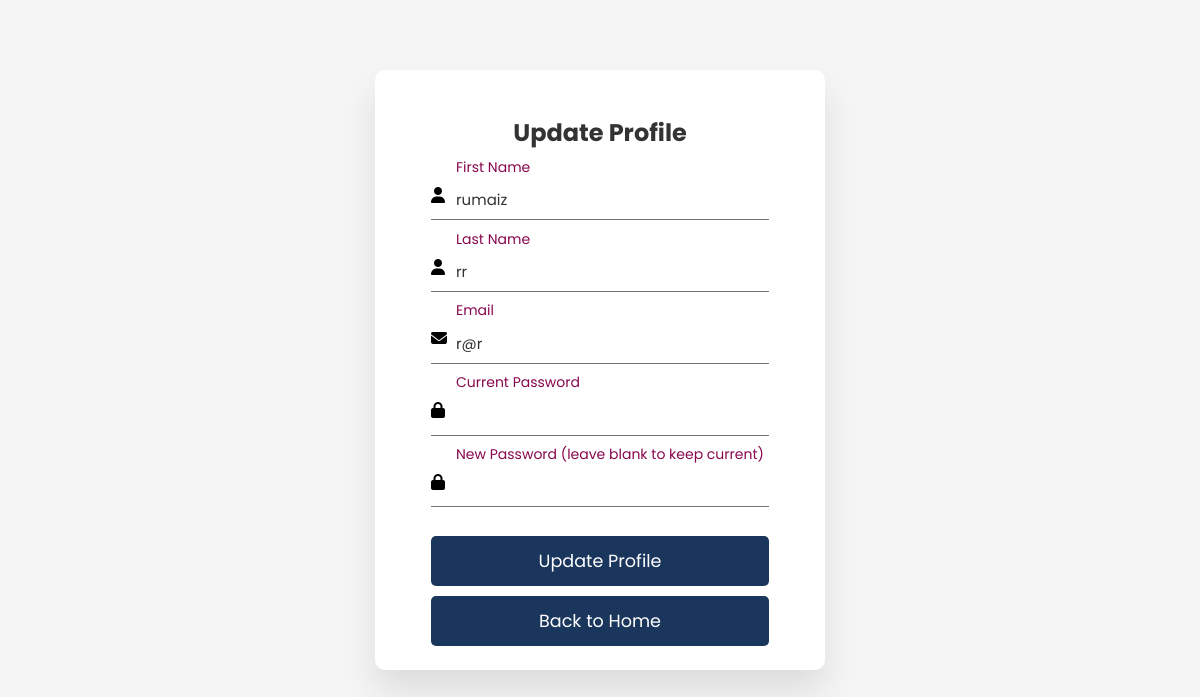
Before: /profile.php (signed in) with the older database file.
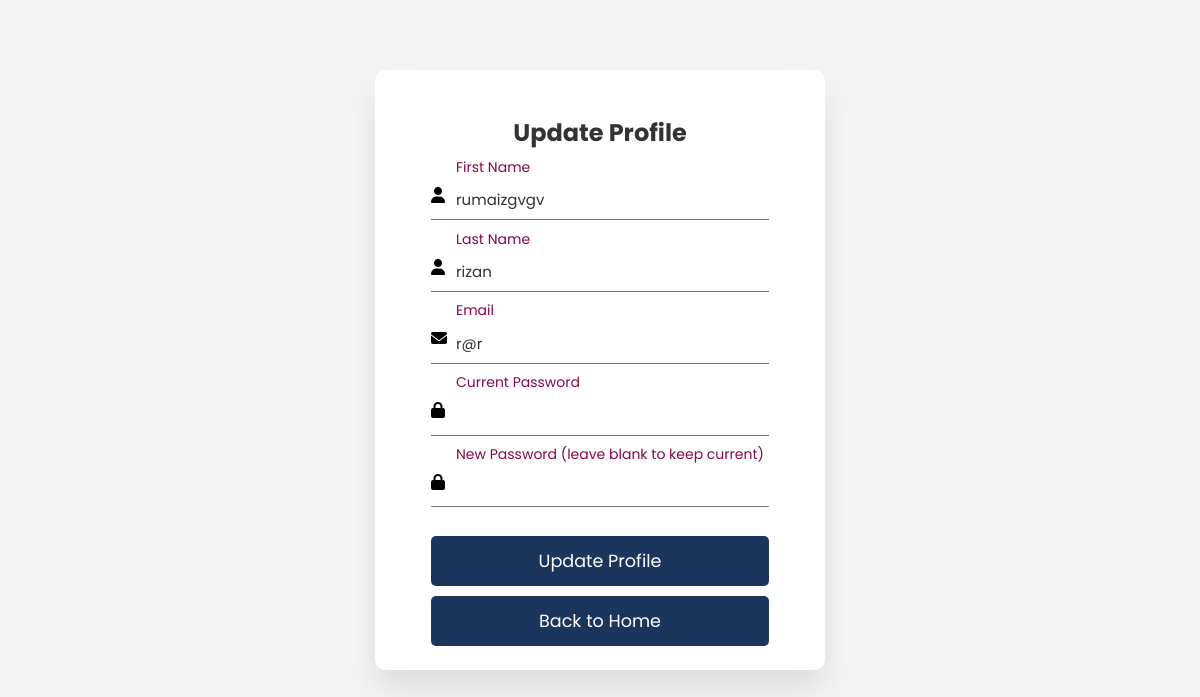
After: the same page with the newer database file.
### tables this page shows
CREATE TABLE `users` (
  `id` int(11) NOT NULL,
  `firstName` varchar(100) NOT NULL,
  `lastName` varchar(100) NOT NULL,
  `email` varchar(255) NOT NULL,
  `password` varchar(255) NOT NULL,
  `created_at` timestamp NOT NULL DEFAULT current_timestamp(),
  `phone` varchar(20) DEFAULT NULL,
  `address` text DEFAULT NULL,
  `postcode` varchar(20) DEFAULT NULL,
  `country` varchar(100) DEFAULT NULL,
  `city` varchar(100) DEFAULT NULL,
  `user_type` enum('user','admin') DEFAULT 'user',
  `email_verified` tinyint(1) NOT NULL DEFAULT 0,
  `verification_code` varchar(10) DEFAULT NULL,
  `code_expiry` bigint(20) DEFAULT NULL,
  `reset_token` varchar(100) DEFAULT NULL,
  `token_expiry` bigint(20) DEFAULT NULL
);

### profile.php (the view, shortened to what this page needs)
<?php
include 'connect.php';
$userId = $_SESSION['user_id'];
$stmt = $conn->prepare("SELECT * FROM users WHERE id = ?");
$stmt->bind_param("i", $userId);
$stmt->execute();
$result = $stmt->get_result();
$user = $result->fetch_assoc();
?>
<!DOCTYPE html>
<html lang="en">
<head>
    <link rel="stylesheet" href="https://cdnjs.cloudflare.com/ajax/libs/font-awesome/6.4.0/css/all.min.css">
    <link rel="stylesheet" href="style.css">
</head>
<body class="body-1">
    <div class="container-1">
        <h1 class="form-title">Update Profile</h1>
        <form method="post" action="">
            <div class="input-group">
                <i class="fas fa-user"></i>
                <input type="text" name="fname" value="<?php echo $user['firstName']; ?>" required>
                <label>First Name</label>
            </div>
            <div class="input-group">
                <i class="fas fa-user"></i>
                <input type="text" name="lname" value="<?php echo $user['lastName']; ?>" required>
                <label>Last Name</label>
            </div>
            <div class="input-group">
                <i class="fas fa-envelope"></i>
                <input type="email" name="email" value="<?php echo $user['email']; ?>" required>
                <label>Email</label>
            </div>
            <div class="input-group">
                <i class="fas fa-lock"></i>
                <input type="password" name="current_password" required>
                <label>Current Password</label>
            </div>
            <div class="input-group">
                <i class="fas fa-lock"></i>
                <input type="password" name="new_password">
                <label>New Password (leave blank to keep current)</label>
            </div>
            <input type="submit" name="update" value="Update Profile" class="btn">
            <a href="index.php" class="btn" style="display: block; text-align: center; margin-top: 10px; text-decoration: none;">Back to Home</a>
        </form>
    </div>
</body>
</html>

Changed rows visible on the page:
changed users: fname "rumaiz" → "rumaizgvgv"; lname "rr" → "rizan"
